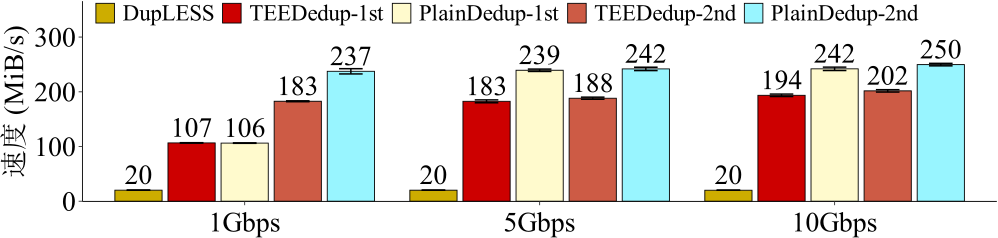

Write R code to recreate this figure.
if(require("scales")){
  print("scales is loaded correctly")
} else {
  print("trying to install scales")
  install.packages("scales")
  if(require(scales)){
    print("scales installed and loaded")
  } else {
    stop("could not install scales")
  }
}

if(require("ggplot2")){
  print("ggplot2 is loaded correctly")
} else {
  print("trying to install ggplot2")
  install.packages("ggplot2")
  if(require(ggplot2)){
    print("ggplot2 installed and loaded")
  } else {
    stop("could not install ggplot2")
  }
}

if(require("RColorBrewer")){
  print("RColorBrewer is loaded correctly")
} else {
  print("trying to install RColorBrewer")
  install.packages("RColorBrewer")
  if(require(RColorBrewer)){
    print("RColorBrewer installed and loaded")
  } else {
    stop("could not install RColorBrewer")
  }
}
library(grid)
library(ggplot2)
library(extrafont)
require(scales)
font_import()
loadfonts()
mywidth=10
myheight=2.5
my_color=c("Gold3","red3","lemonchiffon1","coral3","cadetblue1","green3")
if(T){
    x1 <- read.table("./upload_network_speed_bar_data.txt",header=TRUE)
    cairo_pdf(file="./upload_network_speed_bar.pdf",  width=mywidth, height=myheight)
    x1$type <- factor(x1$type, levels=c("DupLESS","TEE-1","NoProtect-1","TEE-2","NoProtect-2"), labels=c("DupLESS","TEEDedup-1st","PlainDedup-1st","TEEDedup-2nd","PlainDedup-2nd"))
    x1$Netspeed <- factor(x1$Netspeed, levels=c("1", "5","10"), labels=c("1Gbps","5Gbps", "10Gbps"))
    ggplot(data=x1, aes(x=Netspeed, y=throughput, fill=type)) +
    geom_bar(stat="identity", position=position_dodge(0.90), colour="black", width=0.8, size=0.3) +
    geom_errorbar(aes(x=Netspeed,ymin=throughput-fraction, ymax=throughput+fraction), width=0.4, colour="black", position=position_dodge(0.9)) + 
    geom_text(aes(label = round(throughput,0)), position = position_dodge(0.90), hjust=0.5, vjust=-0.3,size=7,angle=0, color="black",family="Times New Roman") +
    scale_color_manual(values=c(my_color)) + 
    coord_cartesian(ylim=c(16.3, 349), xlim=c(1.05, 2.95)) +
    scale_y_continuous(breaks=seq(0, 300, 100), labels=format(seq(0, 300, 100), scientific=FALSE)) +
    # scale_x_discrete(breaks=type_name, labels=x_name) +
    scale_fill_manual(values=my_color) +
    guides(fill=guide_legend(nrow=1)) + 
    ylab("速度 (MiB/s)") +
    xlab("Network Bandwidth") +
    theme_bw() +
    theme(
      panel.grid.major=element_blank(), panel.grid.minor=element_blank(),
	    panel.background=element_blank(), 
	    panel.border = element_blank(),
		  # panel.border=element_rect(size=0.5),
		  axis.line=element_line(colour="black", size=0.3),
		  axis.ticks=element_line(size=0.3),
	    axis.text.x=element_text(margin=margin(5,0,0,0), angle=0, hjust=0.5, colour="black", size=20,family="Times New Roman"),
	    axis.title.y=element_text(size=20, hjust=0.5,family="Times New Roman"),
	    axis.text.y=element_text(margin=margin(0,2,0,0),colour="black",size=20,family="Times New Roman"),
	    axis.title.x=element_text(size=rel(0)),
	    legend.key.size=unit(0.5, "cm"),
      legend.title=element_blank(),
	    legend.position=c(0.46,0.94),
      # legend.key.width=unit(1, "cm"),
      legend.direction="horizontal",
      legend.text=element_text(size=16.5,family="Times New Roman"),
      legend.margin = margin(t = 0, unit='cm'),
      plot.margin=unit(c(0.1,0.1,0.1,0.1), "cm")
    ) 
    # +
    # annotate("text", x = 0.65, y = 107+21+10, label = "107", size=7, angle=0, color="black",family="Times New Roman") +
    # annotate("text", x = 0.875, y = 106+21+10, label = "106", size=7, angle=0, color="black",family="Times New Roman") +
    # annotate("text", x = 1.105, y = 183+21+10, label = "183", size=7, angle=0, color="black",family="Times New Roman") +
    # annotate("text", x = 1.34, y = 237+21+13, label = "237", size=7, angle=0, color="black",family="Times New Roman") +
    # annotate("text", x = 1.65, y = 183+21+10, label = "183", size=7, angle=0, color="black",family="Times New Roman") +
    # annotate("text", x = 1.88, y = 239+21+10, label = "239", size=7, angle=0, color="black",family="Times New Roman") +
    # annotate("text", x = 2.105, y = 188+21+10, label = "188", size=7, angle=0, color="black",family="Times New Roman") +
    # annotate("text", x = 2.335, y = 242+21+10, label = "242", size=7, angle=0, color="black",family="Times New Roman") +
    # annotate("text", x = 2.65, y = 194+21+10, label = "194", size=7, angle=0, color="black",family="Times New Roman") +
    # annotate("text", x = 2.875, y = 242+21+12, label = "242", size=7, angle=0, color="black",family="Times New Roman") +
    # annotate("text", x = 3.105, y = 202+21+10, label = "202", size=7, angle=0, color="black",family="Times New Roman") +
    # annotate("text", x = 3.34, y = 250+21+10, label = "250", size=7, angle=0, color="black",family="Times New Roman")
}
